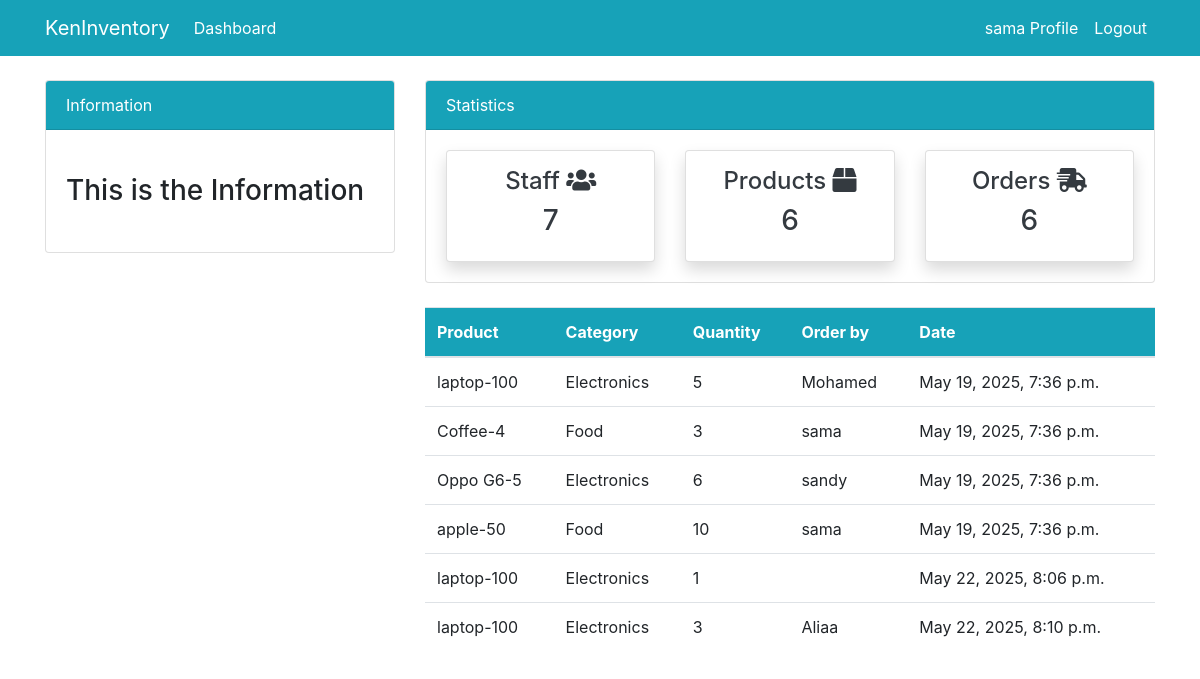
The page /order/ (signed in) on the database its author committed.
### dashboard/models.py (models this page shows, shortened)
class Order(models.Model):
    product = models.ForeignKey(Product, on_delete=models.CASCADE)
    staff =  models.ForeignKey(User, models.CASCADE, null=True)
    order_quantity= models.PositiveIntegerField(null=True)
    date = models.DateTimeField(auto_now_add=True)

class Product(models.Model):
    name = models.CharField(max_length=100, null=True)
    quantity = models.PositiveIntegerField(null=True)
    category = models.CharField(max_length=50, choices=CATEGORY, null=True)
    def __str__(self):
        return f'{self.name}-{self.quantity}'

### dashboard/views.py (the view)
# urls.py: path('order/', views.order, name='dashboard-order'),
@login_required
def order(request):
    orders = Order.objects.all()
    orders_count = orders.count()
    workers_count = User.objects.all().count()
    items_count = Product.objects.all().count()
    context = {
        'orders' : orders,
        'orders_count' : orders_count,
        'workers_count' : workers_count,
        'items_count' : items_count,
    }
    return render(request, 'dashboard/order.html', context)

### templates/dashboard/order.html (shortened to what this page needs)
{% extends 'partials/base.html' %}
{% block content %}
    {% include 'partials/topnav.html' %}
    <div class="container">
        <div class="row my-4">
            <div class="col-md-4">
            </div>
            <div class="col-md-8">
                <table class="table bg-white">
                    <thead class="bg-info">
                        <tr class="text-white">
                            <th scope="col">Product</th>
                            <th scope="col">Category</th>
                            <th scope="col">Quantity</th>
                            <th scope="col">Order by</th>
                            <th scope="col">Date</th>
                        </tr>
                    </thead>
                    <tbody>
                        {% for orders in orders %}
                        <tr>
                            <td>{{ orders.product}}</td>
                            <td>{{ orders.product.category }}</td>
                            <td>{{ orders.order_quantity }}</td>
                            <td>
                                {{ orders.staff.username }}
                            </td>
                            <td>
                                {{ orders.date }}
                            </td>
                        </tr>
                        {% endfor %}
                    </tbody>
                </table>
            </div>
        </div>
    </div>
{% endblock %}

### templates/partials/nav.html (shortened to what this page needs)
    <nav class="navbar navbar-expand-lg navbar-info bg-info">
        {% if user.is_authenticated %}
        <div class="container">
            <a class="navbar-brand text-white" href="{% url 'dashboard-index' %}">KenInventory</a>
            <div class="collapse navbar-collapse" id="navbarSupportedContent">
                <ul class="navbar-nav mr-auto">
                    <li class="nav-item active">
                        <a class="nav-link text-white" href="{% url 'dashboard-index' %}">Dashboard </a>
                    </li>
                </ul>
                <ul class="navbar-nav ml-auto">
                    <li class="nav-item active">
                        <a class="nav-link text-white" href="{% url 'user-profile'  %}">{{ user.username }} Profile </a>
                    </li>
                    <li class="nav-item">
                        <a class="nav-link text-white" href="{% url 'user-logout' %}">Logout</a>
                    </li>
                </ul>
                {% endif %}
            </div>
        </div>
    </nav>

### asert/style.css (style rules this page uses)
body { background: rgb(230, 227, 227); }

### rows shown on the page
Order: product "laptop-100", product.category "Electronics", order_quantity "5", staff.username "Mohamed", date "May 19, 2025, 7:36 p.m."
Order: product "Coffee-4", product.category "Food", order_quantity "3", staff.username "sama", date "May 19, 2025, 7:36 p.m."
Order: product "Oppo G6-5", product.category "Electronics", order_quantity "6", staff.username "sandy", date "May 19, 2025, 7:36 p.m."
Order: product "apple-50", product.category "Food", order_quantity "10", staff.username "sama", date "May 19, 2025, 7:36 p.m."
Order: product "laptop-100", product.category "Electronics", order_quantity "1", date "May 22, 2025, 8:06 p.m."
Order: product "laptop-100", product.category "Electronics", order_quantity "3", staff.username "Aliaa", date "May 22, 2025, 8:10 p.m."

### other values the page prints
{{ user.username }} "sama"
{{ workers_count }} "7"
{{ items_count }} "6"
{{ orders_count }} "6"
